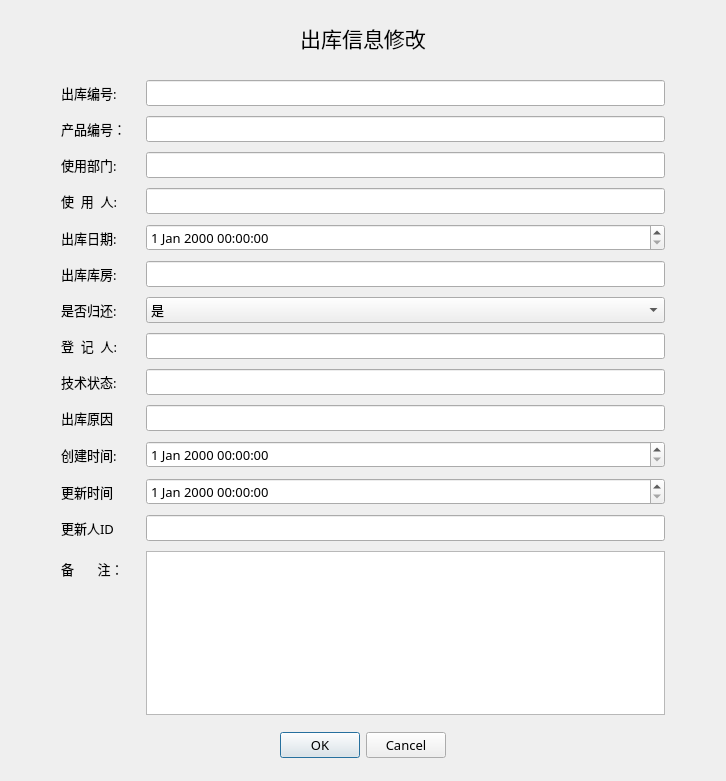
<?xml version="1.0" encoding="UTF-8"?>
<ui version="4.0">
 <class>Dialog</class>
 <widget class="QDialog" name="Dialog">
  <property name="geometry">
   <rect>
    <x>0</x>
    <y>0</y>
    <width>726</width>
    <height>781</height>
   </rect>
  </property>
  <property name="font">
   <font>
    <family>微软雅黑 Light</family>
    <pointsize>10</pointsize>
   </font>
  </property>
  <property name="windowTitle">
   <string>出库信息修改</string>
  </property>
  <layout class="QVBoxLayout" name="verticalLayout">
   <item>
    <spacer name="verticalSpacer_2">
     <property name="orientation">
      <enum>Qt::Vertical</enum>
     </property>
     <property name="sizeHint" stdset="0">
      <size>
       <width>20</width>
       <height>40</height>
      </size>
     </property>
    </spacer>
   </item>
   <item>
    <widget class="QLabel" name="label">
     <property name="font">
      <font>
       <family>Adobe Devanagari</family>
       <pointsize>16</pointsize>
      </font>
     </property>
     <property name="text">
      <string>出库信息修改</string>
     </property>
     <property name="alignment">
      <set>Qt::AlignCenter</set>
     </property>
    </widget>
   </item>
   <item>
    <layout class="QFormLayout" name="formLayout">
     <property name="labelAlignment">
      <set>Qt::AlignLeading|Qt::AlignLeft|Qt::AlignVCenter</set>
     </property>
     <property name="horizontalSpacing">
      <number>20</number>
     </property>
     <property name="verticalSpacing">
      <number>10</number>
     </property>
     <property name="leftMargin">
      <number>50</number>
     </property>
     <property name="topMargin">
      <number>20</number>
     </property>
     <property name="rightMargin">
      <number>50</number>
     </property>
     <item row="0" column="0">
      <widget class="QLabel" name="label_2">
       <property name="text">
        <string>出库编号:</string>
       </property>
      </widget>
     </item>
     <item row="0" column="1">
      <widget class="QLineEdit" name="outNO"/>
     </item>
     <item row="1" column="0">
      <widget class="QLabel" name="Label">
       <property name="text">
        <string>产品编号：</string>
       </property>
      </widget>
     </item>
     <item row="1" column="1">
      <widget class="QLineEdit" name="productNO">
       <property name="enabled">
        <bool>true</bool>
       </property>
      </widget>
     </item>
     <item row="2" column="0">
      <widget class="QLabel" name="iDLabel">
       <property name="text">
        <string>使用部门:</string>
       </property>
      </widget>
     </item>
     <item row="2" column="1">
      <widget class="QLineEdit" name="usedDepartmentNO">
       <property name="enabled">
        <bool>true</bool>
       </property>
      </widget>
     </item>
     <item row="4" column="0">
      <widget class="QLabel" name="label_3">
       <property name="text">
        <string>出库日期:</string>
       </property>
      </widget>
     </item>
     <item row="4" column="1">
      <widget class="QDateTimeEdit" name="outDate"/>
     </item>
     <item row="5" column="0">
      <widget class="QLabel" name="Label_2">
       <property name="text">
        <string>出库库房:</string>
       </property>
      </widget>
     </item>
     <item row="5" column="1">
      <widget class="QLineEdit" name="outStorageNo">
       <property name="enabled">
        <bool>true</bool>
       </property>
      </widget>
     </item>
     <item row="6" column="0">
      <widget class="QLabel" name="label_4">
       <property name="text">
        <string>是否归还:</string>
       </property>
      </widget>
     </item>
     <item row="7" column="0">
      <widget class="QLabel" name="Label_3">
       <property name="text">
        <string>登  记  人:</string>
       </property>
      </widget>
     </item>
     <item row="7" column="1">
      <widget class="QLineEdit" name="inRecorderPerson">
       <property name="enabled">
        <bool>true</bool>
       </property>
      </widget>
     </item>
     <item row="8" column="0">
      <widget class="QLabel" name="Label_4">
       <property name="text">
        <string>技术状态:</string>
       </property>
      </widget>
     </item>
     <item row="8" column="1">
      <widget class="QLineEdit" name="outTechState">
       <property name="enabled">
        <bool>true</bool>
       </property>
      </widget>
     </item>
     <item row="10" column="0">
      <widget class="QLabel" name="Label_13">
       <property name="text">
        <string>创建时间:</string>
       </property>
      </widget>
     </item>
     <item row="10" column="1">
      <widget class="QDateTimeEdit" name="createTime">
       <property name="mouseTracking">
        <bool>true</bool>
       </property>
       <property name="focusPolicy">
        <enum>Qt::StrongFocus</enum>
       </property>
       <property name="acceptDrops">
        <bool>true</bool>
       </property>
       <property name="autoFillBackground">
        <bool>true</bool>
       </property>
      </widget>
     </item>
     <item row="13" column="0">
      <widget class="QLabel" name="Label_12">
       <property name="text">
        <string>备       注：</string>
       </property>
      </widget>
     </item>
     <item row="13" column="1">
      <widget class="QTextEdit" name="remark">
       <property name="enabled">
        <bool>true</bool>
       </property>
      </widget>
     </item>
     <item row="3" column="0">
      <widget class="QLabel" name="label_5">
       <property name="text">
        <string>使  用  人:</string>
       </property>
      </widget>
     </item>
     <item row="3" column="1">
      <widget class="QLineEdit" name="usedID"/>
     </item>
     <item row="9" column="0">
      <widget class="QLabel" name="label_6">
       <property name="text">
        <string>出库原因</string>
       </property>
      </widget>
     </item>
     <item row="9" column="1">
      <widget class="QLineEdit" name="outReason"/>
     </item>
     <item row="6" column="1">
      <widget class="QComboBox" name="isReturn">
       <item>
        <property name="text">
         <string>是</string>
        </property>
       </item>
       <item>
        <property name="text">
         <string>否</string>
        </property>
       </item>
      </widget>
     </item>
     <item row="11" column="0">
      <widget class="QLabel" name="label_7">
       <property name="text">
        <string>更新时间</string>
       </property>
      </widget>
     </item>
     <item row="11" column="1">
      <widget class="QDateTimeEdit" name="updateTime"/>
     </item>
     <item row="12" column="0">
      <widget class="QLabel" name="label_8">
       <property name="text">
        <string>更新人ID</string>
       </property>
      </widget>
     </item>
     <item row="12" column="1">
      <widget class="QLineEdit" name="updateID"/>
     </item>
    </layout>
   </item>
   <item>
    <spacer name="verticalSpacer_3">
     <property name="orientation">
      <enum>Qt::Vertical</enum>
     </property>
     <property name="sizeHint" stdset="0">
      <size>
       <width>20</width>
       <height>40</height>
      </size>
     </property>
    </spacer>
   </item>
   <item alignment="Qt::AlignHCenter">
    <widget class="QDialogButtonBox" name="buttonBox">
     <property name="standardButtons">
      <set>QDialogButtonBox::Cancel|QDialogButtonBox::Ok</set>
     </property>
    </widget>
   </item>
   <item>
    <spacer name="verticalSpacer">
     <property name="orientation">
      <enum>Qt::Vertical</enum>
     </property>
     <property name="sizeHint" stdset="0">
      <size>
       <width>20</width>
       <height>40</height>
      </size>
     </property>
    </spacer>
   </item>
  </layout>
 </widget>
 <resources/>
 <connections/>
</ui>
